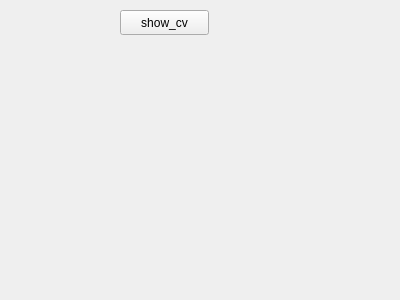
<?xml version="1.0" encoding="UTF-8"?>
<ui version="4.0">
 <class>Widget</class>
 <widget class="QWidget" name="Widget">
  <property name="geometry">
   <rect>
    <x>0</x>
    <y>0</y>
    <width>400</width>
    <height>300</height>
   </rect>
  </property>
  <property name="windowTitle">
   <string>Widget</string>
  </property>
  <widget class="QPushButton" name="pushButton">
   <property name="geometry">
    <rect>
     <x>120</x>
     <y>10</y>
     <width>89</width>
     <height>25</height>
    </rect>
   </property>
   <property name="text">
    <string>show_cv</string>
   </property>
  </widget>
 </widget>
 <layoutdefault spacing="6" margin="11"/>
 <resources/>
 <connections/>
</ui>
